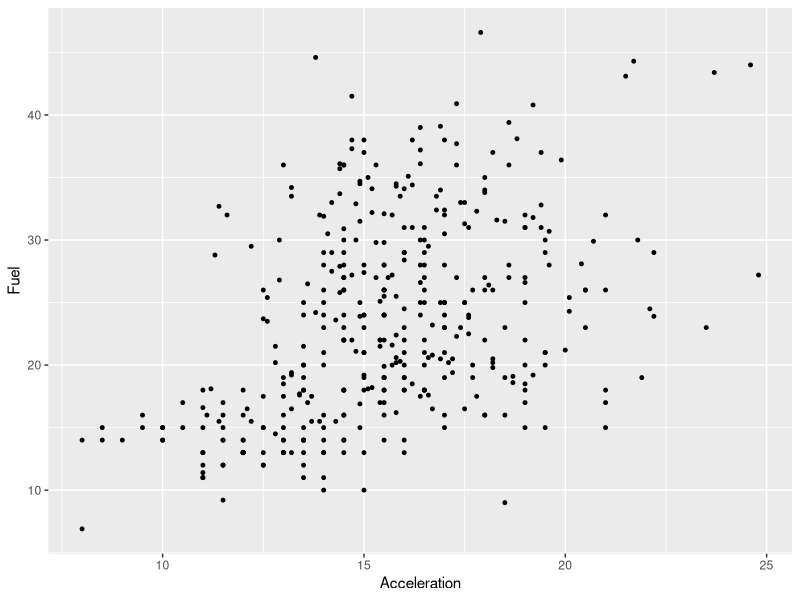
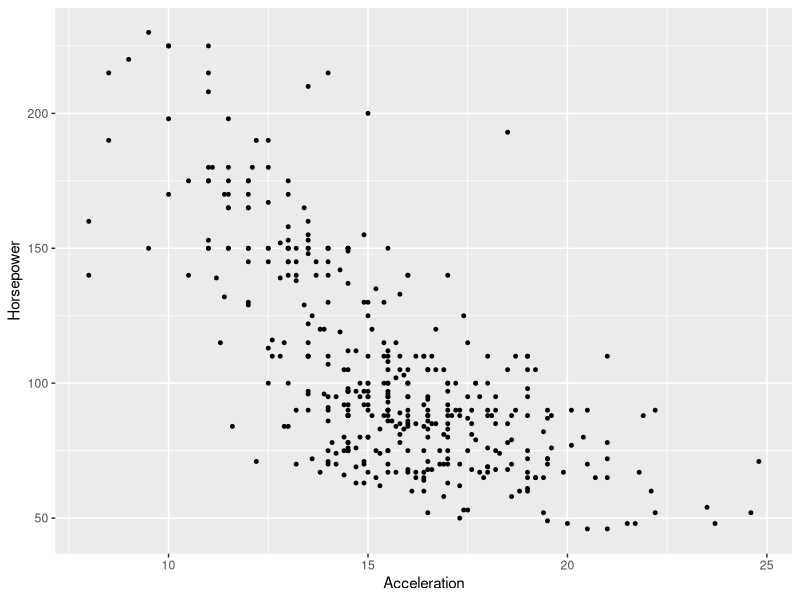
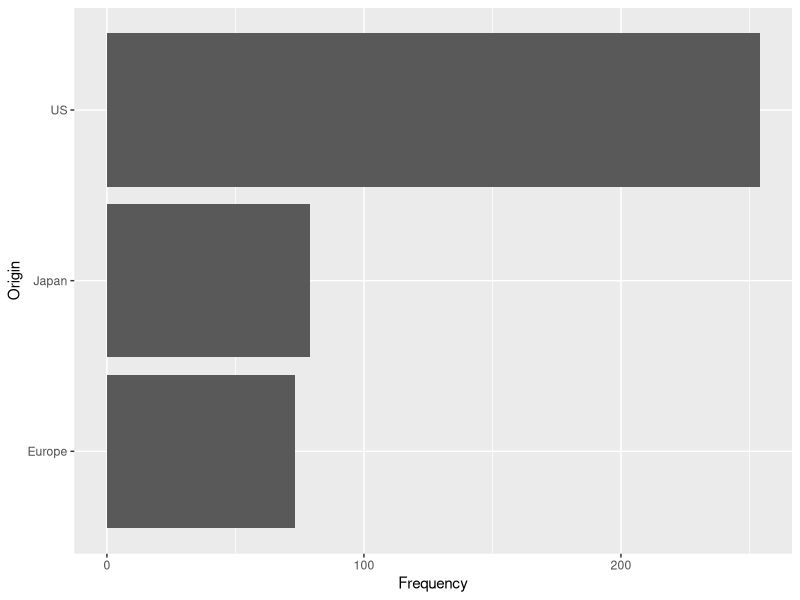

Generate these figures, in order, with R:
#Libraries:
library(readr) #Reader for csv.
library(ggplot2) #GGplot for graphs

#Reading Data
cars <- read_csv("cars.csv")

#Quick summary of data set
summary(cars)

#View Dataset raw data
View(cars)

#Variables
Acceleration<-cars$Acceleration
Fuel <- cars$MPG
Horsepower<-cars$Horsepower

#Plots using ggplot
ggplot(data=cars, aes(x=Acceleration, y=Fuel)) + geom_point(size=1)
ggplot(data=cars, aes(x=Acceleration, y=Horsepower)) + geom_point(size=1)

originCount <- table(cars$Origin, dnn = "Origin")
#barplot(originCount, main = "Origin")
originDataFrame <- data.frame(originCount)
colnames(originDataFrame) <- c("Origin", "Frequency")
p <- ggplot(data=originDataFrame, aes(x=Frequency, y=Origin)) + 
  geom_bar(stat="identity")
p
